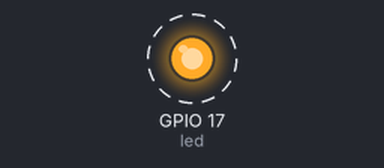
Simulated run of this program. Board: Raspberry Pi (BCM pin numbers). Parts: output pins drawn as LEDs (lit = HIGH). Dashed ring = blinking.

Above: at 0.2 s.
Timing chart, 0 to 3.0 s (numbered marks = the images above):
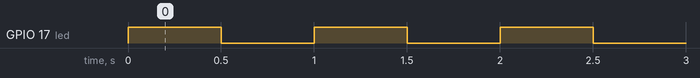

The program:

2_Led_Blinking.py
```python
# This is Led Blinking Program

from gpiozero import LED
from time import sleep

led = LED(17) #define GPIO17 pin as LED

while True:
    led.on() #LED ON
    sleep(0.5) #0.5s delay
    led.off() #LED 0FF
    sleep(0.5) #0.5s delay
```

Measured:
- by itself, GPIO 17 (led): alternates HIGH for 0.50 s and LOW for 0.50 s
